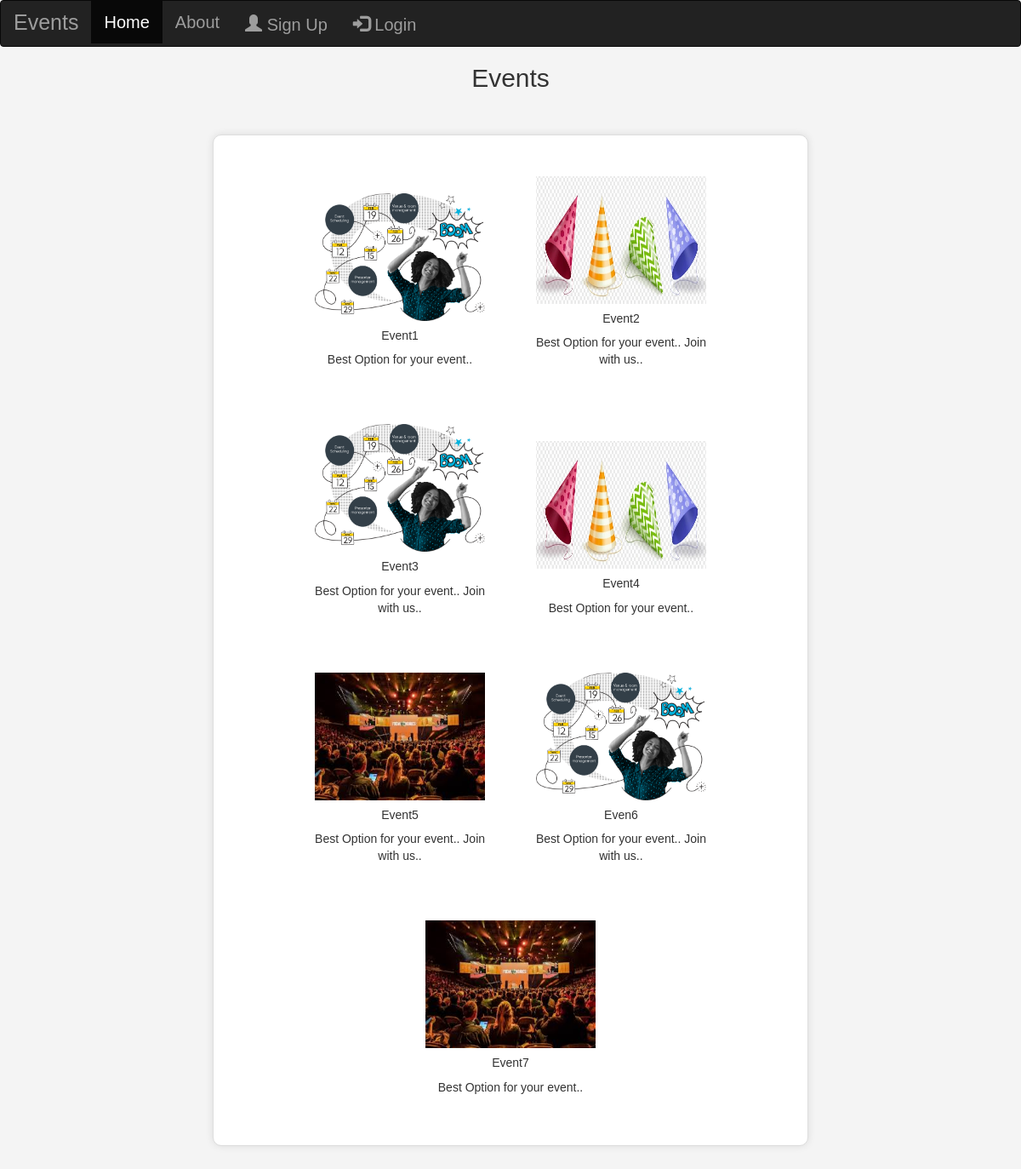
Screenshot of /events/ with the database file from the repository.
### eventapp/models.py (models this page shows, shortened)
class Event(models.Model):
    img= models.ImageField(upload_to="pic")
    name= models.CharField(max_length=50)
    desc= models.CharField(max_length=50)

### eventapp/views.py (the view)
# urls.py: path('events/',views.events,name = 'events'),
def events(request):
    dict_eve ={
        'eve': Event.objects.all()
    }
    return render(request,'events.html',dict_eve)

### template/events.html (shortened to what this page needs)
{% extends 'base.html' %}
{% load static %}
        {%block content%}
<h2 class="text-center">Events</h2>
<div class="container">
    {% for i in eve %}
            <div class="card text-center" style="width: 20rem; display:inline-block;margin: 28px;">
                    <img src="{{i.img.url}}" class="card-img-top" alt="..." height="150px" width="200px">
                    <div class="card-body">
                        <h5 class="card-title">{{i.name}}</h5>
                        <p class="card-text">{{i.desc}}</p>
                    </div>
            </div>
        {% endfor %}
</div>
{% endblock %}

### template/base.html (shortened to what this page needs)
<!DOCTYPE html>
<html lang="en">
<head>
    <link rel="stylesheet" href="https://maxcdn.bootstrapcdn.com/bootstrap/3.4.1/css/bootstrap.min.css">
    <link href="https://cdnjs.cloudflare.com/ajax/libs/font-awesome/5.15.0/css/all.min.css" rel="stylesheet">
</head>
<body>
  <nav class="navbar navbar-inverse">
    <div class="container-fluid">
      <div class="navbar-header">
        <a class="navbar-brand" href="#">Events</a>
      </div>
        <ul class="nav navbar-nav">
          <li class="active"><a href="{%url 'index' %}">Home</a></li>
          <li><a href="{%url 'about' %}">About</a></li>
          {% if user.is_authenticated %}
          <li><a href="{%url 'events' %}">Events</a></li>
          <li><a href="{%url 'booking' %}">Booking</a></li>
          <li><a href="{%url 'contact' %}">Contact</a></li>
          <li><a href="{% url 'logout' %}"><span class="glyphicon glyphicon-log-in"></span> LogOut</a></li>
        </ul>
        <h3>{{user.username}}</h3>
        {% else %}
        <ul class="nav navbar-nav navbar-right">
          <li><a href="{% url 'register' %}"><span class="glyphicon glyphicon-user"></span> Sign Up</a></li>
          <li><a href="{% url 'login' %}"><span class="glyphicon glyphicon-log-in"></span> Login</a></li>
          {% endif %}
        </ul>
    </div>
  </nav>
    {%block content%}
    {% endblock %}
</body>
</html>

### template/base.html (style rules this page uses)
.nav li a { font-size: 20px; color: rgb(77, 170, 65); }
.navbar-brand { font-size: 25px; font-family: 'Franklin Gothic Medium', 'Arial Narrow', Arial, sans-serif; color: brown; }
* { margin: 0; padding: 0; box-sizing: border-box; }
body { font-family: Arial, sans-serif; background-color: #f4f4f4; }
.container { max-width: 700px; margin: 50px auto; background-color: #fff; padding: 20px; border: 1px solid #ddd; border-radius: 10px; box-shadow: 0 0 10px rgba(0, 0, 0, 0.1); text-align: center; }

### rows the page displays
Event: img (picture), name "Event1", desc "Best Option for your event.."
Event: img (picture), name "Event2", desc "Best Option for your event.. Join with us.."
Event: img (picture), name "Event3", desc "Best Option for your event.. Join with us.."
Event: img (picture), name "Event4", desc "Best Option for your event.."
Event: img (picture), name "Event5", desc "Best Option for your event.. Join with us.."
Event: img (picture), name "Even6", desc "Best Option for your event.. Join with us.."
Event: img (picture), name "Event7", desc "Best Option for your event.."
